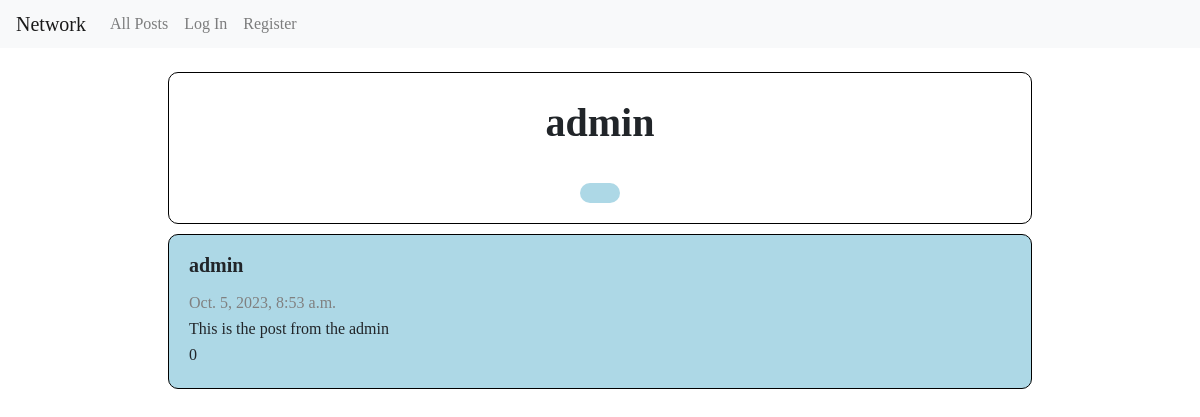
Page /profile/2 on the earlier database version.
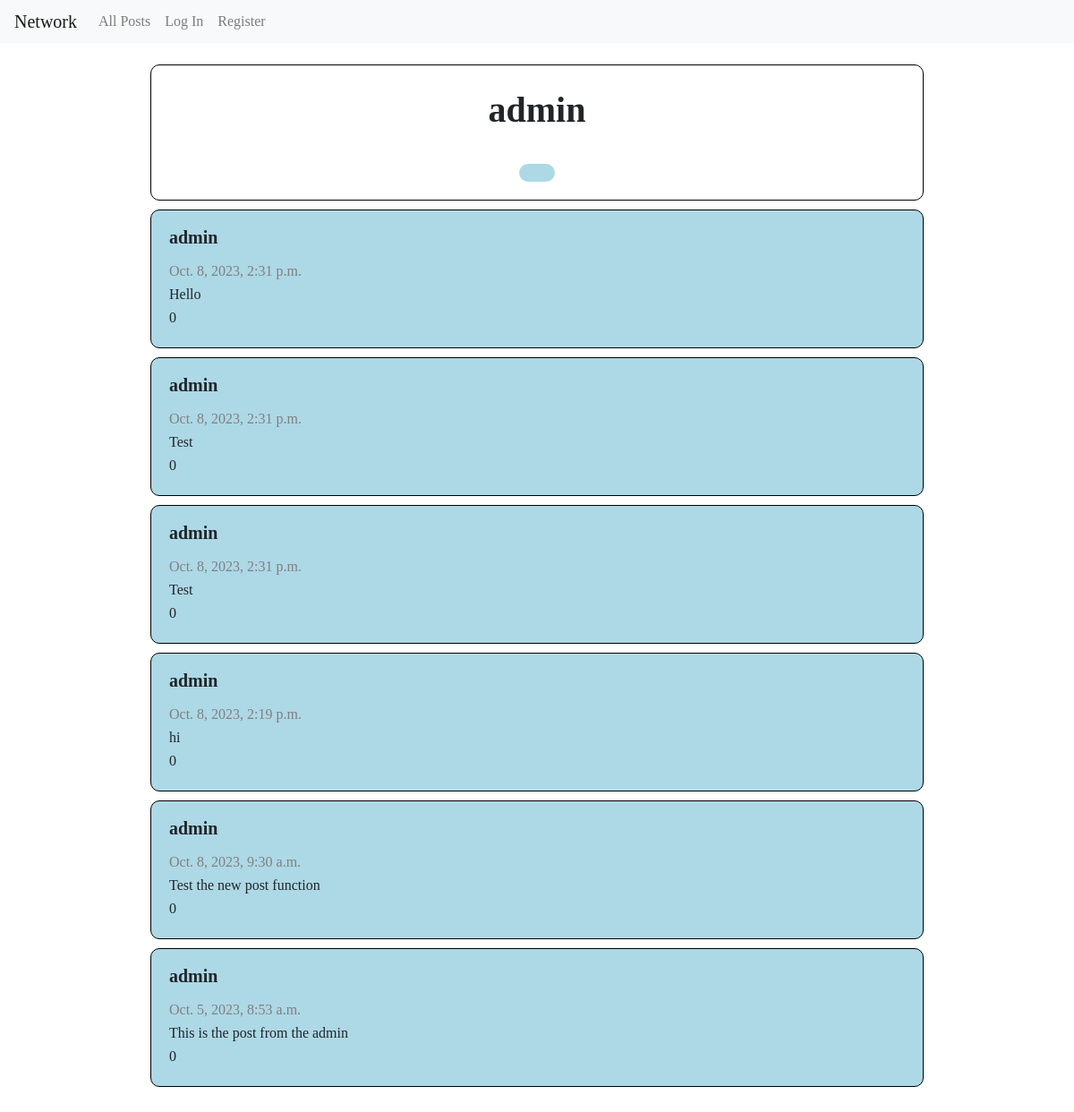
Same page on the later database version.
### network/models.py (models this page shows, shortened)
class User(AbstractUser):
    id = models.AutoField(primary_key=True)
    follower = models.ManyToManyField("User", related_name="your_following", blank=True)
    following = models.ManyToManyField("User", related_name="your_follower", blank=True)
    post = models.ManyToManyField("Post", related_name="poster", blank=True)

class Post(models.Model):
    id = models.AutoField(primary_key=True)
    user = models.ForeignKey("User", related_name="post_creator", on_delete=models.CASCADE , blank=True, null=True)
    text = models.TextField(blank=True)
    time = models.DateTimeField(auto_now_add=True)
    like = models.ManyToManyField("User", related_name="liker", null=True, blank=True)

### network/views.py (the view)
# urls.py: path("profile/<int:id>", views.profile, name="profile"),
def profile(request, id):
    data = User.objects.get(id=id)
    posts = Post.objects.filter(user=id).order_by('-time')
    return render(request, "network/profile.html", {"data": data, "posts": posts})

### network/templates/network/profile.html (shortened to what this page needs)
{% extends "network/layout.html" %}
{% load static %}
{% block body %}
<main id="list">
    <div id="info"">
        <h1 id="username" data-info="{{data.id}}|{{user.id}}">{{ data.username }}</h1>
        <div id="followContainer">
        </div>
        {% if user != data %}
            <button class="status" id="follow_status"></button>
        {% endif %}
    </div>
    <div id="display">
        {% for post in posts %}
            <div class="post">
                <p class="post-header">{{ post.user }}</p>
                <p class="post-element post-time">{{ post.time }}</p>
                <p class="post-element">{{ post.text }}</p>
                <p class="post-element">{{ post.like.count }}</p>
            </div>
        {% endfor %}
    </div>
</main>
{% endblock %}

### network/templates/network/layout.html (shortened to what this page needs)
{% load static %}
<!DOCTYPE html>
<html lang="en">
  <head>
    <link
      rel="stylesheet"
      href="https://stackpath.bootstrapcdn.com/bootstrap/4.4.1/css/bootstrap.min.css"
    />
    <link href="{% static 'network/styles.css' %}" rel="stylesheet" />
  </head>
  <body>
    <nav class="navbar navbar-expand-lg navbar-light bg-light">
      <a class="navbar-brand" href="#">Network</a>
      <div>
        <ul class="navbar-nav mr-auto">
          <li class="nav-item">
            <a class="nav-link" href="{% url 'index' %}" id="allPost"
              >All Posts</a
            >
          </li>
          {% if user.is_authenticated %}
          <li class="nav-item">
            <a class="nav-link" href="{% url 'following' %}" id="following"
              >Following</a
            >
          </li>
          <li class="nav-item">
            <a class="nav-link" href="{% url 'logout' %}">Log Out</a>
          </li>
          {% else %}
          <li class="nav-item">
            <a class="nav-link" href="{% url 'login' %}">Log In</a>
          </li>
          <li class="nav-item">
            <a class="nav-link" href="{% url 'register' %}">Register</a>
          </li>
          {% endif %}
        </ul>
      </div>
    </nav>
    <div class="body">{% block body %} {% endblock %}</div>
  </body>
</html>

### network/static/network/styles.css (style rules this page uses)
html, body, div, span, applet, object, iframe, h1, h2, h3, h4, h5, h6, p, blockquote, pre, a, abbr, acronym, address, big, cite, code, del, dfn, em, img, ins, kbd, q, s, samp, small, strike, strong, sub, sup, tt, var, b, u, i, center, dl, dt, dd, ol, ul, li, fieldset, form, label, legend, table, caption, tbody, tfoot, thead, tr, th, td, article, aside, canvas, details, embed, figure, figcaption, footer, header, hgroup, menu, nav, output, ruby, section, summary, time, mark, audio, video { margin: 0; padding: 0; border: 0; font-size: 100%; font: inherit; vertical-align: baseline; }
article, aside, details, figcaption, figure, footer, header, hgroup, menu, nav, section { display: block; }
body { line-height: 1; }
ol, ul { list-style: none; }
#list { padding: 2%; margin: 0 auto; display: flex; flex-direction: column; align-items: center; }
#display { display: flex; flex-direction: column; align-items: center; width: 100%; height: auto; }
.post { border: 1px solid black; background-color: lightblue; border-radius: 10px; margin-bottom: 10px; width: 75%; height: 100%; padding: 20px; }
.post-header { font-size: 20px; font-weight: bold; margin-bottom: 15px; }
.post-element { padding: 5px 0; }
.post-time { color: gray; }
#info { border: 1px solid black; border-radius: 10px; width: 75%; height: auto; padding: 20px; margin-bottom: 10px; display: flex; flex-direction: column; align-items: center; }
#info #username { font-weight: bold; font-size: 40px; padding: 10px; }
#info #followContainer { width: 20%; height: auto; padding: 10px; display: flex; flex-direction: row; justify-content: space-around; }
#follow_status { border: none; border-radius: 10px; background: lightblue; padding: 10px 20px; margin-top: 10px; }

Differences in the rows shown:
added Post: user "admin", time "Oct. 8, 2023, 2:31 p.m.", text "Hello", like.count "0"
added Post: user "admin", time "Oct. 8, 2023, 2:31 p.m.", text "Test", like.count "0"
added Post: user "admin", time "Oct. 8, 2023, 2:31 p.m.", text "Test", like.count "0"
added Post: user "admin", time "Oct. 8, 2023, 2:19 p.m.", text "hi", like.count "0"
added Post: user "admin", time "Oct. 8, 2023, 9:30 a.m.", text "Test the new post function", like.count "0"
